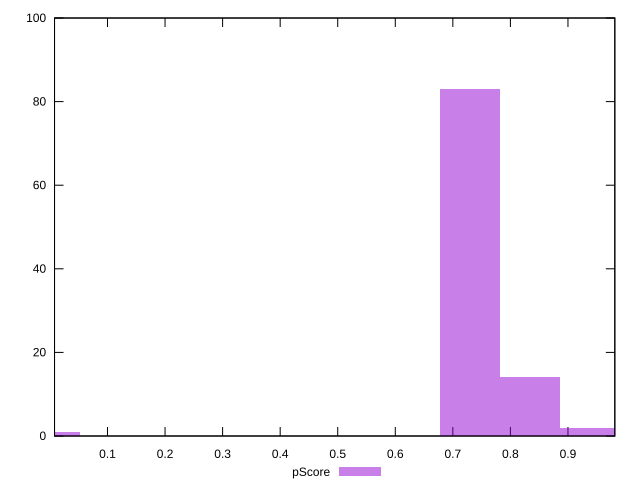

Here is the gnuplot script that generated this plot:
reset

$pScore <<EOF
0 1
0.7298027851240818 83
0.8340603258560935 14
0.9383178665881051 2
EOF

set key outside below
set boxwidth 0.10425754073201168
set xrange [0.007979825060831003:0.981422308891593]
set yrange [0:100]
set trange [0:100]
set style fill transparent solid 0.5 noborder
set terminal svg size 640, 490 enhanced background rgb 'white'
set output "reports/report_00033_2021-03-01T14-23-16.841Z/speed-index/samples/astro-inner-cached/pScore/histogram.svg"

plot $pScore title "pScore" with boxes

reset
